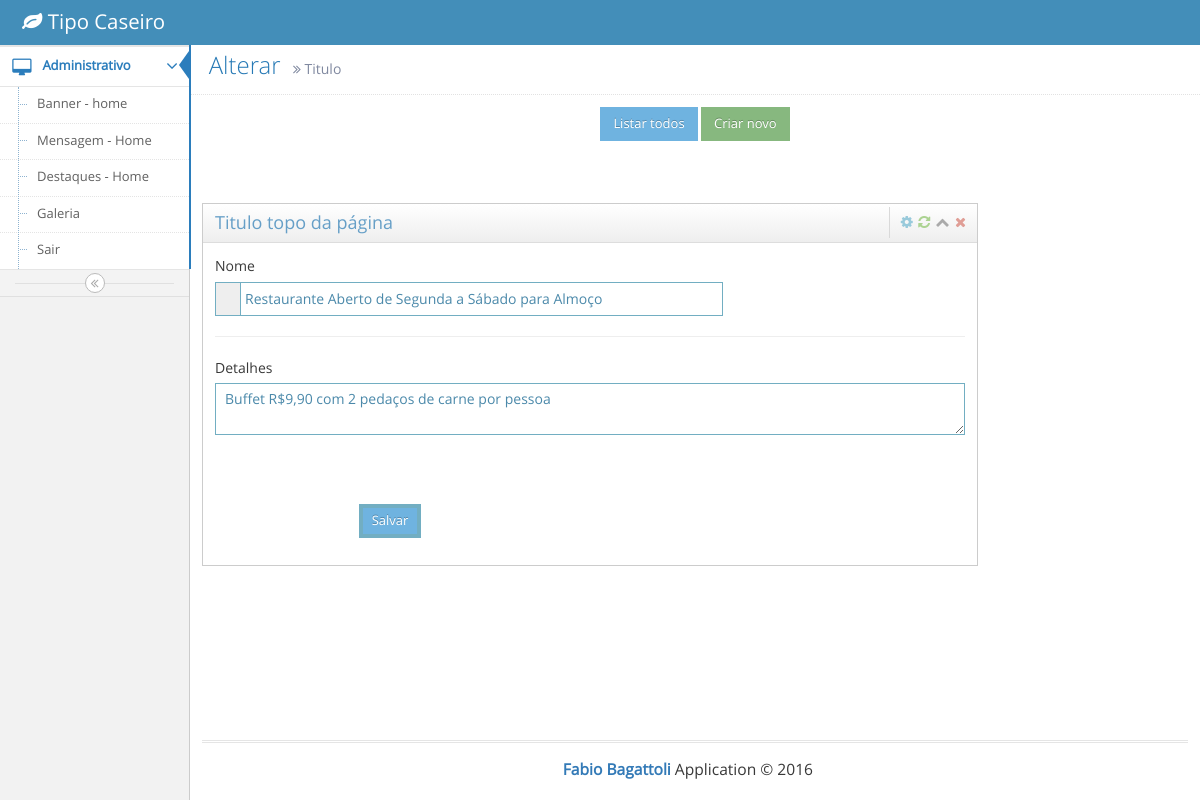
The page /admin/index.php?acao=alterar-principal&id=7 (signed in) on the database its author committed.
### tables this page shows
CREATE TABLE `paginas` (
  `id_pagina` int(11) NOT NULL AUTO_INCREMENT,
  `Nome` varchar(120) DEFAULT NULL,
  `Titulo` varchar(120) DEFAULT NULL,
  `Tipo` char(15) NOT NULL,
  `imagem` varchar(70) DEFAULT NULL,
  `status` char(2) DEFAULT NULL,
  `Obs` text,
  PRIMARY KEY (`id_pagina`)
);

### admin/view/administrativo/home/update.php (the view, shortened to what this page needs)
<?php include('conect_dbs.php');
            $id                 = strip_tags(trim($_GET['id']));
						$tipopagina         = "msgtopo";
 $sql_consulta = 'SELECT * FROM paginas WHERE Tipo = :Tipo AND id_pagina = :id_pagina';
try{
	$query_consulta = $conecta->prepare($sql_consulta);
	$query_consulta->bindValue(':Tipo' , $tipopagina , PDO::PARAM_STR);
	$query_consulta->bindValue(':id_pagina' , $id , PDO::PARAM_STR);
  $query_consulta->execute();
	$resultado_consulta = $query_consulta->fetchAll(PDO::FETCH_OBJ);
	$count = $query_consulta->rowCount();
}catch (PDOexception $error_select){
   echo 'Erro ao selecionar '.$error_select->getMessage();
}
	if($count == '0'){
	  echo 'Nada encontrado';
	}else{
	foreach($resultado_consulta as $registro){
	}
	}
?>
<div class="page-header">
							<h1>
								&nbsp;&nbsp; Alterar
								<small>
									<i class="ace-icon fa fa-angle-double-right"></i>
									Titulo
								</small>
							</h1>
						</div>
  <center>
                              <a class="btn btn-info btn-sm" href="index.php?acao=principal"> Listar todos </a>
                              <a class="btn btn-sm btn-success" href="index.php?acao=novo-principal"> Criar novo </a>
					          </center>
                              <p>&nbsp;</p>
                              <p>&nbsp;</p>
<div classe="page-header">
 <div class="col-xs-12 col-sm-8">
  <div class="widget-box">
    <div class="widget-header">
      <h4 class="widget-title">Titulo topo da página</h4>
      <span class="widget-toolbar"> <a href="#" data-action="settings"> <i class="ace-icon fa fa-cog"></i> </a> <a href="#" data-action="reload"> <i class="ace-icon fa fa-refresh"></i> </a> <a href="#" data-action="collapse"> <i class="ace-icon fa fa-chevron-up"></i> </a> <a href="#" data-action="close"> <i class="ace-icon fa fa-times"></i> </a> </span> </div>
    <div class="form-group has-info">
      <div class="widget-main">
     <form name="novo" action="" enctype="multipart/form-data" method="post">
                <div>
          <label for="inputInfo">Nome<small class="col-xs-12 col-sm-3 control-label no-padding-right"></small></label>
          <div class="input-group"> <span class="input-group-addon"> </i></span>
            <input type="text" class="col-xs-12 col-sm-8" id="form-field-mask-2" name="Nome" value="<?php echo $registro->Nome; ?>" />
          </div>
        </div>
        <hr />
         <div>
															<label for="form-field-8">Detalhes</label>
															<textarea class="form-control" name="Obs" id="form-field-8" placeholder="Digite aqui"><?php echo $registro->Obs; ?></textarea>
		</div>
        <p>&nbsp;</p>
        <p>&nbsp;</p>
<center>
                                <input type="submit" name="enviar" value="Salvar" class="btn btn-info btn-sm" style="margin-top: 10px; margin-right: 400px;"/>
                              </center>
      </div>
    </div>
  </div>
  <p>&nbsp;</p>
                              </div>
                              </div>
 <p>&nbsp;</p>
                              <p>&nbsp;</p>
                              <p>&nbsp;</p>

### rows shown on the page
paginas: Nome "Restaurante Aberto de Segunda a Sábado para Almoço", Obs "Buffet R$9,90 com 2 pedaços de carne por pessoa"
